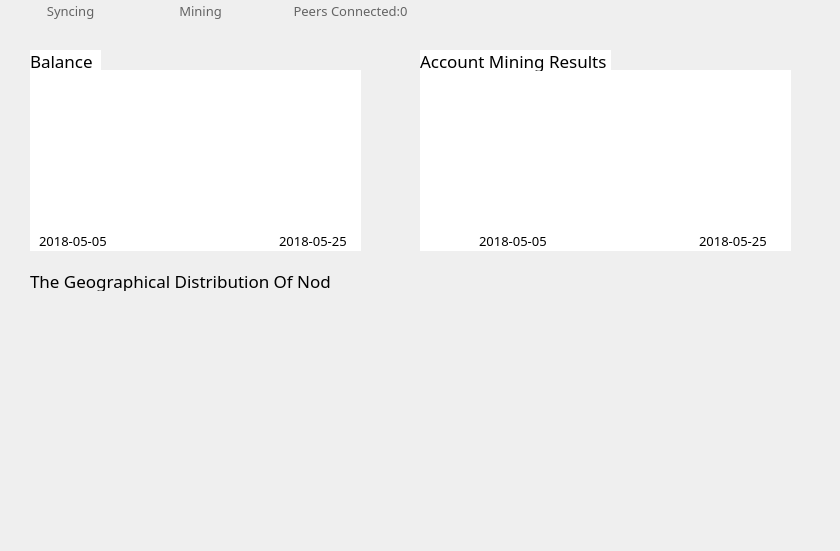
   <widget class="QWidget" name="p2">
    <widget class="QToolButton" name="toolButton_33">
     <property name="geometry">
      <rect>
       <x>270</x>
       <y>0</y>
       <width>151</width>
       <height>21</height>
      </rect>
     </property>
     <property name="font">
      <font>
       <family>微软雅黑 Light</family>
       <pointsize>10</pointsize>
      </font>
     </property>
     <property name="styleSheet">
      <string notr="true">border:0px;
color: rgb(100, 100, 100);</string>
     </property>
     <property name="text">
      <string>   Peers Connected:0</string>
     </property>
     <property name="icon">
      <iconset>
       <normaloff>pic/tubiaoer.png</normaloff>pic/tubiaoer.png</iconset>
     </property>
     <property name="toolButtonStyle">
      <enum>Qt::ToolButtonTextBesideIcon</enum>
     </property>
    </widget>
    <widget class="QToolButton" name="toolButton_34">
     <property name="geometry">
      <rect>
       <x>0</x>
       <y>0</y>
       <width>131</width>
       <height>21</height>
      </rect>
     </property>
     <property name="font">
      <font>
       <family>微软雅黑 Light</family>
       <pointsize>10</pointsize>
      </font>
     </property>
     <property name="styleSheet">
      <string notr="true">border:0px;
color: rgb(100, 100, 100);</string>
     </property>
     <property name="text">
      <string>   Syncing</string>
     </property>
     <property name="icon">
      <iconset>
       <normaloff>pic/grayqukuai.png</normaloff>pic/grayqukuai.png</iconset>
     </property>
     <property name="toolButtonStyle">
      <enum>Qt::ToolButtonTextBesideIcon</enum>
     </property>
    </widget>
    <widget class="QToolButton" name="toolButton_35">
     <property name="geometry">
      <rect>
       <x>130</x>
       <y>0</y>
       <width>131</width>
       <height>21</height>
      </rect>
     </property>
     <property name="font">
      <font>
       <family>微软雅黑 Light</family>
       <pointsize>10</pointsize>
      </font>
     </property>
     <property name="styleSheet">
      <string notr="true">border:0px;
color: rgb(100, 100, 100);</string>
     </property>
     <property name="text">
      <string>   Mining</string>
     </property>
     <property name="icon">
      <iconset>
       <normaloff>pic/graymining.png</normaloff>pic/graymining.png</iconset>
     </property>
     <property name="toolButtonStyle">
      <enum>Qt::ToolButtonTextBesideIcon</enum>
     </property>
    </widget>
    <widget class="QPushButton" name="pushButton_15">
     <property name="geometry">
      <rect>
       <x>780</x>
       <y>460</y>
       <width>51</width>
       <height>51</height>
      </rect>
     </property>
     <property name="cursor">
      <cursorShape>PointingHandCursor</cursorShape>
     </property>
     <property name="focusPolicy">
      <enum>Qt::NoFocus</enum>
     </property>
     <property name="autoFillBackground">
      <bool>false</bool>
     </property>
     <property name="styleSheet">
      <string notr="true">border:0px;</string>
     </property>
     <property name="text">
      <string/>
     </property>
     <property name="icon">
      <iconset>
       <normaloff>pic/05.png</normaloff>pic/05.png</iconset>
     </property>
     <property name="iconSize">
      <size>
       <width>40</width>
       <height>40</height>
      </size>
     </property>
     <property name="flat">
      <bool>true</bool>
     </property>
    </widget>
    <widget class="QPushButton" name="pushButton_16">
     <property name="geometry">
      <rect>
       <x>780</x>
       <y>390</y>
       <width>51</width>
       <height>51</height>
      </rect>
     </property>
     <property name="cursor">
      <cursorShape>PointingHandCursor</cursorShape>
     </property>
     <property name="focusPolicy">
      <enum>Qt::NoFocus</enum>
     </property>
     <property name="autoFillBackground">
      <bool>false</bool>
     </property>
     <property name="styleSheet">
      <string notr="true">border:0px;</string>
     </property>
     <property name="text">
      <string/>
     </property>
     <property name="icon">
      <iconset>
       <normaloff>pic/03.png</normaloff>pic/03.png</iconset>
     </property>
     <property name="iconSize">
      <size>
       <width>40</width>
       <height>40</height>
      </size>
     </property>
     <property name="flat">
      <bool>true</bool>
     </property>
    </widget>
    <widget class="QPushButton" name="pushButton_17">
     <property name="geometry">
      <rect>
       <x>710</x>
       <y>390</y>
       <width>51</width>
       <height>51</height>
      </rect>
     </property>
     <property name="cursor">
      <cursorShape>PointingHandCursor</cursorShape>
     </property>
     <property name="focusPolicy">
      <enum>Qt::NoFocus</enum>
     </property>
     <property name="autoFillBackground">
      <bool>false</bool>
     </property>
     <property name="styleSheet">
      <string notr="true">border:0px;</string>
     </property>
     <property name="text">
      <string/>
     </property>
     <property name="icon">
      <iconset>
       <normaloff>pic/sdO8tAw.png</normaloff>pic/sdO8tAw.png</iconset>
     </property>
     <property name="iconSize">
      <size>
       <width>40</width>
       <height>40</height>
      </size>
     </property>
     <property name="flat">
      <bool>true</bool>
     </property>
    </widget>
    <widget class="QPushButton" name="pushButton_18">
     <property name="geometry">
      <rect>
       <x>710</x>
       <y>460</y>
       <width>51</width>
       <height>51</height>
      </rect>
     </property>
     <property name="cursor">
      <cursorShape>PointingHandCursor</cursorShape>
     </property>
     <property name="focusPolicy">
      <enum>Qt::NoFocus</enum>
     </property>
     <property name="autoFillBackground">
      <bool>false</bool>
     </property>
     <property name="styleSheet">
      <string notr="true">border:0px;</string>
     </property>
     <property name="text">
      <string/>
     </property>
     <property name="icon">
      <iconset>
       <normaloff>pic/04.png</normaloff>pic/04.png</iconset>
     </property>
     <property name="iconSize">
      <size>
       <width>40</width>
       <height>40</height>
      </size>
     </property>
     <property name="flat">
      <bool>true</bool>
     </property>
    </widget>
    <widget class="QLabel" name="label">
     <property name="geometry">
      <rect>
       <x>20</x>
       <y>40</y>
       <width>351</width>
       <height>221</height>
      </rect>
     </property>
     <property name="text">
      <string/>
     </property>
     <property name="pixmap">
      <pixmap>pic/chart.png</pixmap>
     </property>
     <property name="scaledContents">
      <bool>true</bool>
     </property>
    </widget>
    <widget class="QLabel" name="label_5">
     <property name="geometry">
      <rect>
       <x>410</x>
       <y>40</y>
       <width>391</width>
       <height>221</height>
      </rect>
     </property>
     <property name="text">
      <string/>
     </property>
     <property name="pixmap">
      <pixmap>pic/chart.png</pixmap>
     </property>
     <property name="scaledContents">
      <bool>true</bool>
     </property>
    </widget>
    <widget class="QLabel" name="label_7">
     <property name="geometry">
      <rect>
       <x>30</x>
       <y>270</y>
       <width>301</width>
       <height>21</height>
      </rect>
     </property>
     <property name="font">
      <font>
       <family>等线</family>
       <pointsize>13</pointsize>
      </font>
     </property>
     <property name="text">
      <string>The Geographical Distribution Of Nodes</string>
     </property>
    </widget>
    <widget class="QPushButton" name="pushButton_19">
     <property name="geometry">
      <rect>
       <x>30</x>
       <y>450</y>
       <width>41</width>
       <height>41</height>
      </rect>
     </property>
     <property name="cursor">
      <cursorShape>PointingHandCursor</cursorShape>
     </property>
     <property name="autoFillBackground">
      <bool>false</bool>
     </property>
     <property name="text">
      <string/>
     </property>
     <property name="icon">
      <iconset>
       <normaloff>pic/Shrink.png</normaloff>pic/Shrink.png</iconset>
     </property>
     <property name="iconSize">
      <size>
       <width>40</width>
       <height>40</height>
      </size>
     </property>
     <property name="flat">
      <bool>true</bool>
     </property>
    </widget>
    <widget class="QPushButton" name="pushButton_20">
     <property name="geometry">
      <rect>
       <x>30</x>
       <y>380</y>
       <width>41</width>
       <height>41</height>
      </rect>
     </property>
     <property name="cursor">
      <cursorShape>PointingHandCursor</cursorShape>
     </property>
     <property name="autoFillBackground">
      <bool>false</bool>
     </property>
     <property name="text">
      <string/>
     </property>
     <property name="icon">
      <iconset>
       <normaloff>pic/enlarge.png</normaloff>pic/enlarge.png</iconset>
     </property>
     <property name="iconSize">
      <size>
       <width>40</width>
       <height>40</height>
      </size>
     </property>
     <property name="flat">
      <bool>true</bool>
     </property>
    </widget>
    <widget class="QGraphicsView" name="graphicsView_5">
     <property name="geometry">
      <rect>
       <x>30</x>
       <y>70</y>
       <width>331</width>
       <height>181</height>
      </rect>
     </property>
     <property name="autoFillBackground">
      <bool>true</bool>
     </property>
     <property name="styleSheet">
      <string notr="true">background-color: rgb(255, 255, 255);</string>
     </property>
     <property name="frameShape">
      <enum>QFrame::NoFrame</enum>
     </property>
     <property name="frameShadow">
      <enum>QFrame::Plain</enum>
     </property>
     <property name="lineWidth">
      <number>1</number>
     </property>
     <property name="midLineWidth">
      <number>0</number>
     </property>
     <property name="verticalScrollBarPolicy">
      <enum>Qt::ScrollBarAlwaysOff</enum>
     </property>
     <property name="horizontalScrollBarPolicy">
      <enum>Qt::ScrollBarAlwaysOff</enum>
     </property>
     <property name="sizeAdjustPolicy">
      <enum>QAbstractScrollArea::AdjustToContents</enum>
     </property>
     <property name="dragMode">
      <enum>QGraphicsView::ScrollHandDrag</enum>
     </property>
     <property name="resizeAnchor">
      <enum>QGraphicsView::AnchorUnderMouse</enum>
     </property>
    </widget>
    <widget class="QGraphicsView" name="graphicsView_6">
     <property name="geometry">
      <rect>
       <x>420</x>
       <y>70</y>
       <width>371</width>
       <height>181</height>
      </rect>
     </property>
     <property name="autoFillBackground">
      <bool>true</bool>
     </property>
     <property name="styleSheet">
      <string notr="true">background-color: rgb(255, 255, 255);</string>
     </property>
     <property name="frameShape">
      <enum>QFrame::NoFrame</enum>
     </property>
     <property name="frameShadow">
      <enum>QFrame::Plain</enum>
     </property>
     <property name="lineWidth">
      <number>1</number>
     </property>
     <property name="midLineWidth">
      <number>0</number>
     </property>
     <property name="verticalScrollBarPolicy">
      <enum>Qt::ScrollBarAlwaysOff</enum>
     </property>
     <property name="horizontalScrollBarPolicy">
      <enum>Qt::ScrollBarAlwaysOff</enum>
     </property>
     <property name="sizeAdjustPolicy">
      <enum>QAbstractScrollArea::AdjustToContents</enum>
     </property>
     <property name="dragMode">
      <enum>QGraphicsView::ScrollHandDrag</enum>
     </property>
     <property name="resizeAnchor">
      <enum>QGraphicsView::AnchorUnderMouse</enum>
     </property>
    </widget>
    <widget class="QLabel" name="label_42">
     <property name="geometry">
      <rect>
       <x>30</x>
       <y>50</y>
       <width>71</width>
       <height>21</height>
      </rect>
     </property>
     <property name="font">
      <font>
       <family>等线</family>
       <pointsize>13</pointsize>
      </font>
     </property>
     <property name="styleSheet">
      <string notr="true">background-color: rgb(255, 255, 255);</string>
     </property>
     <property name="text">
      <string>Balance</string>
     </property>
    </widget>
    <widget class="QLabel" name="label_73">
     <property name="geometry">
      <rect>
       <x>420</x>
       <y>50</y>
       <width>191</width>
       <height>21</height>
      </rect>
     </property>
     <property name="font">
      <font>
       <family>等线</family>
       <pointsize>13</pointsize>
      </font>
     </property>
     <property name="styleSheet">
      <string notr="true">background-color: rgb(255, 255, 255);</string>
     </property>
     <property name="text">
      <string>Account Mining Results</string>
     </property>
    </widget>
    <widget class="QGraphicsView" name="graphicsView_7">
     <property name="geometry">
      <rect>
       <x>35</x>
       <y>301</y>
       <width>661</width>
       <height>241</height>
      </rect>
     </property>
     <property name="styleSheet">
      <string notr="true">background:transparent</string>
     </property>
     <property name="frameShape">
      <enum>QFrame::NoFrame</enum>
     </property>
     <property name="frameShadow">
      <enum>QFrame::Plain</enum>
     </property>
    </widget>
    <widget class="QLabel" name="label_8">
     <property name="geometry">
      <rect>
       <x>30</x>
       <y>300</y>
       <width>671</width>
       <height>241</height>
      </rect>
     </property>
     <property name="text">
      <string/>
     </property>
     <property name="pixmap">
      <pixmap>pic/mapA.jpg</pixmap>
     </property>
     <property name="scaledContents">
      <bool>true</bool>
     </property>
    </widget>
    <widget class="QLineEdit" name="lineEdit_41">
     <property name="geometry">
      <rect>
       <x>30</x>
       <y>230</y>
       <width>81</width>
       <height>21</height>
      </rect>
     </property>
     <property name="font">
      <font>
       <family>微软雅黑</family>
       <pointsize>10</pointsize>
      </font>
     </property>
     <property name="toolTip">
      <string/>
     </property>
     <property name="statusTip">
      <string/>
     </property>
     <property name="whatsThis">
      <string/>
     </property>
     <property name="accessibleName">
      <string/>
     </property>
     <property name="accessibleDescription">
      <string/>
     </property>
     <property name="styleSheet">
      <string notr="true">background-color: rgb(255, 255, 255);
QLineEdit[echoMode=&quot;2&quot;] {
    lineedit-password-character:42;
}
</string>
     </property>
     <property name="text">
      <string>2018-05-05</string>
     </property>
     <property name="frame">
      <bool>false</bool>
     </property>
     <property name="echoMode">
      <enum>QLineEdit::Normal</enum>
     </property>
     <property name="alignment">
      <set>Qt::AlignRight|Qt::AlignTrailing|Qt::AlignVCenter</set>
     </property>
     <property name="placeholderText">
      <string/>
     </property>
    </widget>
    <widget class="QLineEdit" name="lineEdit_42">
     <property name="geometry">
      <rect>
       <x>270</x>
       <y>230</y>
       <width>81</width>
       <height>21</height>
      </rect>
     </property>
     <property name="font">
      <font>
       <family>微软雅黑</family>
       <pointsize>10</pointsize>
      </font>
     </property>
     <property name="toolTip">
      <string/>
     </property>
     <property name="statusTip">
      <string/>
     </property>
     <property name="whatsThis">
      <string/>
     </property>
     <property name="accessibleName">
      <string/>
     </property>
     <property name="accessibleDescription">
      <string/>
     </property>
     <property name="styleSheet">
      <string notr="true">background-color: rgb(255, 255, 255);
QLineEdit[echoMode=&quot;2&quot;] {
    lineedit-password-character:42;
}
</string>
     </property>
     <property name="text">
      <string>2018-05-25</string>
     </property>
     <property name="frame">
      <bool>false</bool>
     </property>
     <property name="echoMode">
      <enum>QLineEdit::Normal</enum>
     </property>
     <property name="alignment">
      <set>Qt::AlignRight|Qt::AlignTrailing|Qt::AlignVCenter</set>
     </property>
     <property name="placeholderText">
      <string/>
     </property>
    </widget>
    <widget class="QLineEdit" name="lineEdit_43">
     <property name="geometry">
      <rect>
       <x>470</x>
       <y>230</y>
       <width>81</width>
       <height>21</height>
      </rect>
     </property>
     <property name="font">
      <font>
       <family>微软雅黑</family>
       <pointsize>10</pointsize>
      </font>
     </property>
     <property name="toolTip">
      <string/>
     </property>
     <property name="statusTip">
      <string/>
     </property>
     <property name="whatsThis">
      <string/>
     </property>
     <property name="accessibleName">
      <string/>
     </property>
     <property name="accessibleDescription">
      <string/>
     </property>
     <property name="styleSheet">
      <string notr="true">background-color: rgb(255, 255, 255);
QLineEdit[echoMode=&quot;2&quot;] {
    lineedit-password-character:42;
}
</string>
     </property>
     <property name="text">
      <string>2018-05-05</string>
     </property>
     <property name="frame">
      <bool>false</bool>
     </property>
     <property name="echoMode">
      <enum>QLineEdit::Normal</enum>
     </property>
     <property name="alignment">
      <set>Qt::AlignRight|Qt::AlignTrailing|Qt::AlignVCenter</set>
     </property>
     <property name="placeholderText">
      <string/>
     </property>
    </widget>
    <widget class="QLineEdit" name="lineEdit_44">
     <property name="geometry">
      <rect>
       <x>690</x>
       <y>230</y>
       <width>81</width>
       <height>21</height>
      </rect>
     </property>
     <property name="font">
      <font>
       <family>微软雅黑</family>
       <pointsize>10</pointsize>
      </font>
     </property>
     <property name="toolTip">
      <string/>
     </property>
     <property name="statusTip">
      <string/>
     </property>
     <property name="whatsThis">
      <string/>
     </property>
     <property name="accessibleName">
      <string/>
     </property>
     <property name="accessibleDescription">
      <string/>
     </property>
     <property name="styleSheet">
      <string notr="true">background-color: rgb(255, 255, 255);
QLineEdit[echoMode=&quot;2&quot;] {
    lineedit-password-character:42;
}
</string>
     </property>
     <property name="text">
      <string>2018-05-25</string>
     </property>
     <property name="frame">
      <bool>false</bool>
     </property>
     <property name="echoMode">
      <enum>QLineEdit::Normal</enum>
     </property>
     <property name="alignment">
      <set>Qt::AlignRight|Qt::AlignTrailing|Qt::AlignVCenter</set>
     </property>
     <property name="placeholderText">
      <string/>
     </property>
    </widget>
    <widget class="QLineEdit" name="lineEdit_45">
     <property name="geometry">
      <rect>
       <x>420</x>
       <y>90</y>
       <width>41</width>
       <height>21</height>
      </rect>
     </property>
     <property name="font">
      <font>
       <family>微软雅黑</family>
       <pointsize>10</pointsize>
      </font>
     </property>
     <property name="toolTip">
      <string/>
     </property>
     <property name="statusTip">
      <string/>
     </property>
     <property name="whatsThis">
      <string/>
     </property>
     <property name="accessibleName">
      <string/>
     </property>
     <property name="accessibleDescription">
      <string/>
     </property>
     <property name="styleSheet">
      <string notr="true">background-color: rgb(255, 255, 255);
QLineEdit[echoMode=&quot;2&quot;] {
    lineedit-password-character:42;
}
</string>
     </property>
     <property name="text">
      <string/>
     </property>
     <property name="frame">
      <bool>false</bool>
     </property>
     <property name="echoMode">
      <enum>QLineEdit::Normal</enum>
     </property>
     <property name="alignment">
      <set>Qt::AlignRight|Qt::AlignTrailing|Qt::AlignVCenter</set>
     </property>
     <property name="placeholderText">
      <string/>
     </property>
    </widget>
    <widget class="QLineEdit" name="lineEdit_46">
     <property name="geometry">
      <rect>
       <x>580</x>
       <y>230</y>
       <width>81</width>
       <height>21</height>
      </rect>
     </property>
     <property name="font">
      <font>
       <family>微软雅黑</family>
       <pointsize>10</pointsize>
      </font>
     </property>
     <property name="toolTip">
      <string/>
     </property>
     <property name="statusTip">
      <string/>
     </property>
     <property name="whatsThis">
      <string/>
     </property>
     <property name="accessibleName">
      <string/>
     </property>
     <property name="accessibleDescription">
      <string/>
     </property>
     <property name="styleSheet">
      <string notr="true">background-color: rgb(255, 255, 255);
QLineEdit[echoMode=&quot;2&quot;] {
    lineedit-password-character:42;
}
</string>
     </property>
     <property name="text">
      <string/>
     </property>
     <property name="frame">
      <bool>false</bool>
     </property>
     <property name="echoMode">
      <enum>QLineEdit::Normal</enum>
     </property>
     <property name="alignment">
      <set>Qt::AlignRight|Qt::AlignTrailing|Qt::AlignVCenter</set>
     </property>
     <property name="placeholderText">
      <string/>
     </property>
    </widget>
    <zorder>pushButton_19</zorder>
    <zorder>pushButton_20</zorder>
    <zorder>label_8</zorder>
    <zorder>graphicsView_7</zorder>
    <zorder>toolButton_33</zorder>
    <zorder>toolButton_34</zorder>
    <zorder>toolButton_35</zorder>
    <zorder>pushButton_15</zorder>
    <zorder>pushButton_16</zorder>
    <zorder>pushButton_17</zorder>
    <zorder>pushButton_18</zorder>
    <zorder>label</zorder>
    <zorder>label_5</zorder>
    <zorder>label_7</zorder>
    <zorder>graphicsView_5</zorder>
    <zorder>graphicsView_6</zorder>
    <zorder>label_42</zorder>
    <zorder>label_73</zorder>
    <zorder>lineEdit_41</zorder>
    <zorder>lineEdit_42</zorder>
    <zorder>lineEdit_43</zorder>
    <zorder>lineEdit_44</zorder>
    <zorder>lineEdit_45</zorder>
    <zorder>lineEdit_46</zorder>
   </widget>
